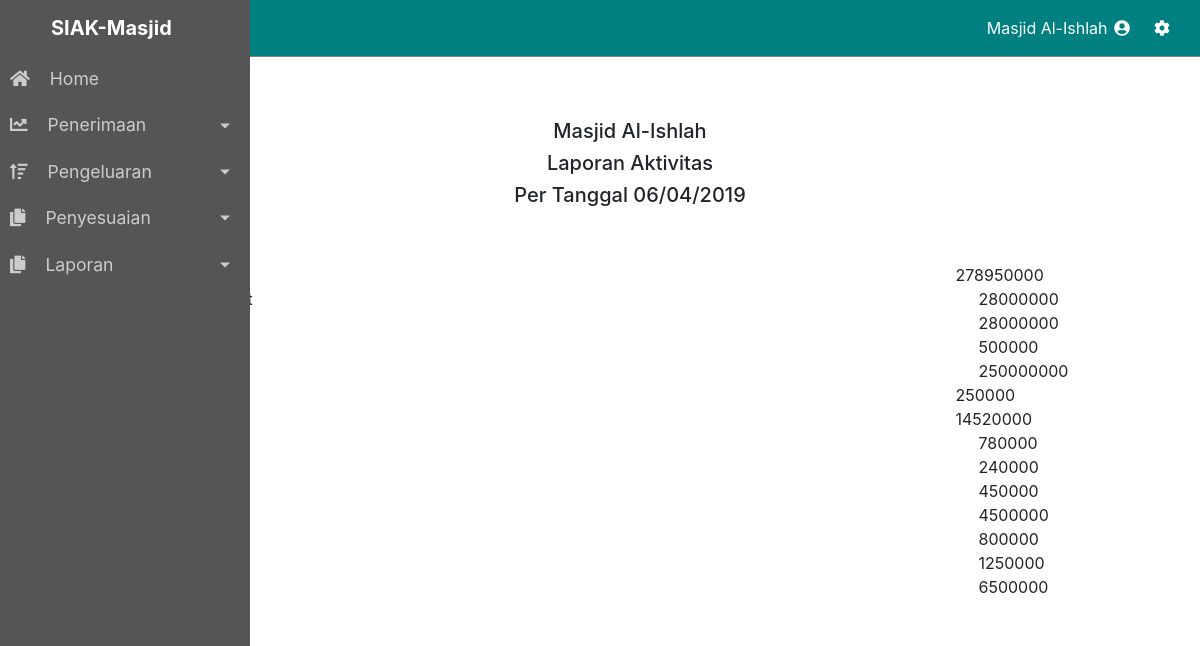
The app's page /index.php/admin/laporan_keuangan/laporanAktivitas with its own data.
### tables this page shows
CREATE TABLE `profil` (
  `id` int(1) NOT NULL,
  `nama_masjid` text NOT NULL,
  `alamat` text NOT NULL,
  `no_telepon` varchar(13) NOT NULL,
  `no_rekening` varchar(52) NOT NULL,
  `tahun_berdiri` varchar(50) NOT NULL,
  `AD/ART` text NOT NULL,
  `badan_hukum` text NOT NULL,
  `luas_tanah` varchar(50) NOT NULL,
  `sertifikat_wakaf` varchar(13) NOT NULL,
  `sertifikat_yayasan` varchar(13) NOT NULL,
  PRIMARY KEY (`id`)
);

CREATE TABLE `tr01_penerimaanterikat` (
  `id_tr` int(6) NOT NULL AUTO_INCREMENT,
  `id_infotr` varchar(40) NOT NULL,
  `kode_sub` int(5) NOT NULL,
  `kode_akun` int(3) NOT NULL,
  `debit` float NOT NULL,
  `kredit` float NOT NULL,
  PRIMARY KEY (`id_tr`)
);

### application/controllers/admin/Laporan_keuangan.php (called while the page is built, shortened)
<?php if ( ! defined('BASEPATH')) exit('No direct script access allowed');
class Laporan_keuangan extends CI_Controller {
	public function __construct()
	{
		$this->load->model('laporan_m');
	}
	public function laporanAktivitas(){
		$data['infaqKotakJumat']=$this->laporan_m->getSumData("1211");
		$data['infaqPengajian']=$this->laporan_m->getSumData("1213");
		$data['infaqPhbi']=$this->laporan_m->getSumData("1212");
		$data['infaqRamadhan']=$this->laporan_m->getSumData("1214");
		$data['peribadatan']=$data['infaqKotakJumat']+$data['infaqPengajian']+$data['infaqPhbi']+$data['infaqRamadhan'];
		$data['infaqTpaTahfiz']=$this->laporan_m->getSumData("1221");
		$data['fidyah']=$this->laporan_m->getSumData("1235");
		$data['infaqBaksos']=$this->laporan_m->getSumData("1236");
		$data['infaqDansos']=$this->laporan_m->getSumData("1233");
		$data['infaqDonatur']=$this->laporan_m->getSumData("1231");
		$data['infaqOperasional']=$this->laporan_m->getSumData("1232");
		$data['waqaf']=$this->laporan_m->getSumData("1237");
		$data['zakat']=$this->laporan_m->getSumData("1234");
		$data['ziswaf']=$data['fidyah']+$data['infaqBaksos']+$data['infaqDansos']+$data['infaqDonatur']+$data['infaqOperasional']+$data['waqaf']+$data['zakat'];
		$konten['data']=$data;
		$this->load->view("admin/laporan_keuangan/laporan_aktivitas_v", $konten);
	}
}

### index.php (called while the page is built, shortened)
<?php
require_once BASEPATH.'core/CodeIgniter.php';

### application/models/laporan_m.php (called while the page is built, shortened)
<?php if ( ! defined('BASEPATH')) exit('No direct script access allowed');
class Laporan_m extends CI_Model {
	public function getSumData($akun){
		$hasil=array();
		$where="kode_sub='$akun' AND debit!='0'";
		$this->db->select('debit');
		$this->db->from('tr01_penerimaanterikat');
		$this->db->where($where);
		$kueri=$this->db->get();
		if($kueri->num_rows() > 0){
			foreach($kueri->result() as $value){
				$data[] = $value;
			}
			array_push($hasil, $data);
		}else{
		}
		if(!empty($hasil)){
			$dataDidapatkan=json_decode(json_encode($hasil), true);
			foreach($dataDidapatkan as $innerArray){
				if(is_array($innerArray)){
					foreach($innerArray as $v){
						$displayable[]=$v['debit'];
					}
				}
			}
			$dataDidapatkan=$displayable;
		}else{
			$dataDidapatkan=array();
		}
		return array_sum($dataDidapatkan);
	}
}

### application/views/admin/laporan_keuangan/laporan_aktivitas_v.php (the view, shortened to what this page needs)
<!DOCTYPE html>
<html>
<head class="noprint">
	<?php $this->load->view("admin/_partials/head.php")?>
</head>
    <?php $this->load->view('admin/_partials/print.php')?>
<body>
    <div class="noprint">
        <?php  $this->load->view("admin/_partials/navbar.php") ?>
        <div class="wrapper">
    </div>
</div>
<section class="container-fluid">
        <div class="noprint">
            <a class="btn btn-custom text-white form-control" style="background-color:teal;font-weight: bold; margin-left: 15px; width: 70px;" href="javascript:window.print()">
                        Print</a>
        </div>
        <div class="laporan">
            <div id="section-to-print" style="background-color: white; height: 500px;">
                <h5 class="judul-laporan center"><?php
                $query = $this->db->query('SELECT nama_masjid FROM profil');
                $query2 = $this->db->query('SELECT * FROM tr01_penerimaanterikat');
                foreach ($query->result() as $row)
                {
                    $nama=$row->nama_masjid;
                }
                foreach ($query2->result() as $row2)
                {
                    $tgl=$row2->id_infotr;
                }
                echo $nama;
                $tgl2 = substr($tgl, 0,10);
                $tgl3 = explode('-',$tgl2);
                $tgl4 = $tgl3[2].'/'.$tgl3[1].'/'.$tgl3[0];
                ?></h5>
                <h5 class="judul-laporan center">Laporan Aktivitas</h5>
                <h5 class="judul-laporan center">Per Tanggal <?php echo $tgl4;?></h5>
                <div class="row">
                    <div class="col-7"><br/></div>
                    <div class="col-5"><br/></div>
                </div>
                <div class="col-7"><?php print_r($data); ?></div>
            <div class="row">
                <div class="col-9"><strong><em>Penerimaan Terikat</em></strong></div>
                <div class="col-3"></div>
            </div>
            <div class="row">
                <div class="col-9 indent1"><strong>Peribadatan</strong></div>
                <div class="col-2"><?php echo($data['peribadatan']);?></div>
            </div>
            <div class="row">
                <div class="col-9 indent2">Infaq Kotak Jumat</div>
                <div class="col-2"><?php echo($data['infaqKotakJumat']);?></div>
            </div>
            <div class="row">
                <div class="col-9 indent2">Infaq PHBI</div>
                <div class="col-2"><?php echo($data['infaqKotakJumat']);?></div>
            </div>
            <div class="row">
                <div class="col-9 indent2">Infaq Pengajian</div>
                <div class="col-2"><?php echo($data['infaqPengajian']);?></div>
            </div>
            <div class="row">
                <div class="col-9 indent2">Infaq Ramadhan</div>
                <div class="col-2"><?php echo($data['infaqRamadhan']);?></div>
            </div>
            <div class="row">
                <div class="col-9 indent1"><strong>Pendidikan</strong></div>
                <div class="col-2"><?php echo($data['infaqTpaTahfiz']);?></div>
            </div>
            <div class="row">
                <div class="col-9 indent1"><strong>Ziswaf</strong></div>
                <div class="col-2"><?php echo($data['ziswaf']);?></div>
            </div>
            <div class="row">
                <div class="col-9 indent2">Fidyah</div>
                <div class="col-2"><?php echo($data['fidyah']);?></div>
            </div>
            <div class="row">
                <div class="col-9 indent2">Infaq Baksos</div>
                <div class="col-2"><?php echo($data['infaqBaksos']);?></div>
            </div>
            <div class="row">
                <div class="col-9 indent2">Infaq Dansos</div>
                <div class="col-2"><?php echo($data['infaqDansos']);?></div>
            </div>
            <div class="row">
                <div class="col-9 indent2">Infaq Donatur</div>
                <div class="col-2"><?php echo($data['infaqDonatur']);?></div>
            </div>
            <div class="row">
                <div class="col-9 indent2">Infaq Operasional</div>
                <div class="col-2"><?php echo($data['infaqOperasional']);?></div>
            </div>
            <div class="row">
                <div class="col-9 indent2">Waqaf</div>
                <div class="col-2"><?php echo($data['waqaf']);?></div>
            </div>
            <div class="row">
                <div class="col-9 indent2">Zakat</div>
                <div class="col-2"><?php echo($data['zakat']);?></div>
            </div>
            <div class="row">
                <div class="col-7"><br/></div>
                <div class="col-5"><br/></div>
            </div>
        </div>
    </div>
</section>
</body>
</html>

### application/views/admin/_partials/navbar.php (shortened to what this page needs)
<div>
    <nav id="navbarTop" class="navbar navbar-expand navbar-dark static-top navbar-size navbar-fixed" style="z-index: 5;background-color: teal">
        <a class="navbar-brand mr-1 text-white" id="siteName" href="<?php echo site_url('admin') ?>"><?php echo SITE_NAME ?></a>
        <ul class="navbar-nav ml-auto">
            <li class="nav-item dropdown no-arrow">
                <a class="nav-link text-white" href="#" id="userDropdown" role="button" data-toggle="dropdown" aria-haspopup="true" aria-expanded="false">
                    <?php
                    $query = $this->db->query('SELECT nama_masjid FROM profil');
                    foreach ($query->result() as $row)
                    {
                        $nama=$row->nama_masjid;
                    }
                    echo $nama;
                    ?>
                    <i class="fas fa-user-circle fa-fw"></i>
                </a>
            </li>
            <li class="nav-item dropdown no-arrow mx-1">
                <a class="nav-link" href="#" id="messagesDropdown" role="button" data-toggle="dropdown" aria-haspopup="true" aria-expanded="false">
                    <i class="fas fa-cog fa-spin fa-fw"></i>
                </a>
            </li>
        </ul>
    </nav>
</div>

### css/style.css (style rules this page uses)
body { background-color: white !important; }
.indent1 { margin-left: 2%; }
.indent2 { margin-left: 4%; }
.judul-laporan { text-decoration: bold; }
.center { text-align: center; }
.navbar { border-bottom:1px solid grey; }
#navbarTop #siteName { margin-left: 35px; font-weight: bold; }
#navbarTop i { color: white !important; }
.navbar-fixed { position: fixed !important; left: 0; top: 0; width: 100%; }
.wrapper { display: flex; align-items: stretch; }
body { font-family: 'Poppins', sans-serif; background: #fafafa; }
li a, li a:hover, li a:focus { color: inherit; text-decoration: none; transition: all 0.3s; display: block; }
.container-fluid { max-width: 90%; -webkit-transform: translate(30px, 15%); -ms-transform: translate(30px, 15%); -o-transform: translate(30px, 15%); -moz-transform: translate(30px, 15%); }
.row { margin-right: -50px !important; margin-left: -50px !important; }

### records on screen
profil: nama_masjid "Masjid Al-Ishlah"
tr01_penerimaanterikat: id_infotr "06/04/2019"

### other values on screen
SITE_NAME "SIAK-Masjid"
$data['peribadatan'] "278950000"
$data['infaqKotakJumat'] "28000000"
$data['infaqPengajian'] "500000"
$data['infaqRamadhan'] "250000000"
$data['infaqTpaTahfiz'] "250000"
$data['ziswaf'] "14520000"
$data['fidyah'] "780000"
$data['infaqBaksos'] "240000"
$data['infaqDansos'] "450000"
$data['infaqDonatur'] "4500000"
$data['infaqOperasional'] "800000"
$data['waqaf'] "1250000"
$data['zakat'] "6500000"
